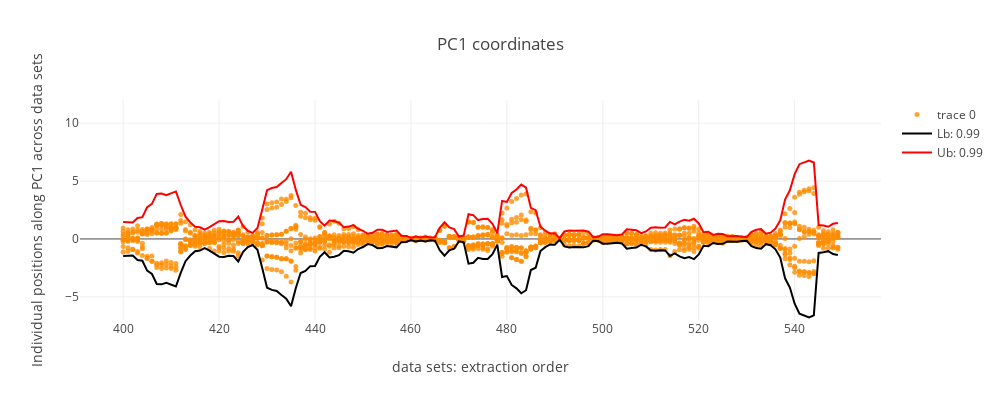

Write notebook code for a chart like this one.
### Code cell
for access in dict_coords.keys():

    fig= PC_analysis_plot(dict_coords[access]['dens'],dict_coords[access]['coords'],dict_coords[access]['labs'],PCA_color_ref,range_windows= Windows_range_pca,
                     plot_choice= 'coords',height= 400,width= 1000,y_range= [-7,12],qtl= .99,PC_sel= PC_sel)
    
    iplot(fig)

### Figure 1 — Plotly figure (JSON) as saved in the notebook; plotly's stock layout.template omitted (floating-point values rounded to 4 significant figures; data arrays with more than 128 entries replaced by an {"elided": "..."} marker saying what was removed)
{"data": [{"marker": {"color": {"elided": "1500 str values"}, "opacity": 0.8, "size": 5}, "mode": "markers", "type": "scatter", "uid": "b62157a0-0a23-4232-b6fd-d79e46cf7374", "x": {"elided": "1500 int values"}, "y": {"elided": "1500 float values"}}, {"marker": {"color": "black"}, "mode": "lines", "name": "Lb: 0.99", "type": "scatter", "uid": "f23e9116-65c5-4fda-83f4-dcd7ff96c2a4", "x": {"elided": "150 int values"}, "y": {"elided": "150 float values"}}, {"marker": {"color": "red"}, "mode": "lines", "name": "Ub: 0.99", "type": "scatter", "uid": "b760c0be-85b3-4df4-b467-38ca6e9038da", "x": {"elided": "150 int values"}, "y": {"elided": "150 float values"}}], "layout": {"height": 400, "title": "PC1 coordinates", "width": 1000, "xaxis": {"title": "data sets: extraction order"}, "yaxis": {"range": [-7, 12], "title": "Individual positions along PC1 across data sets"}}}
